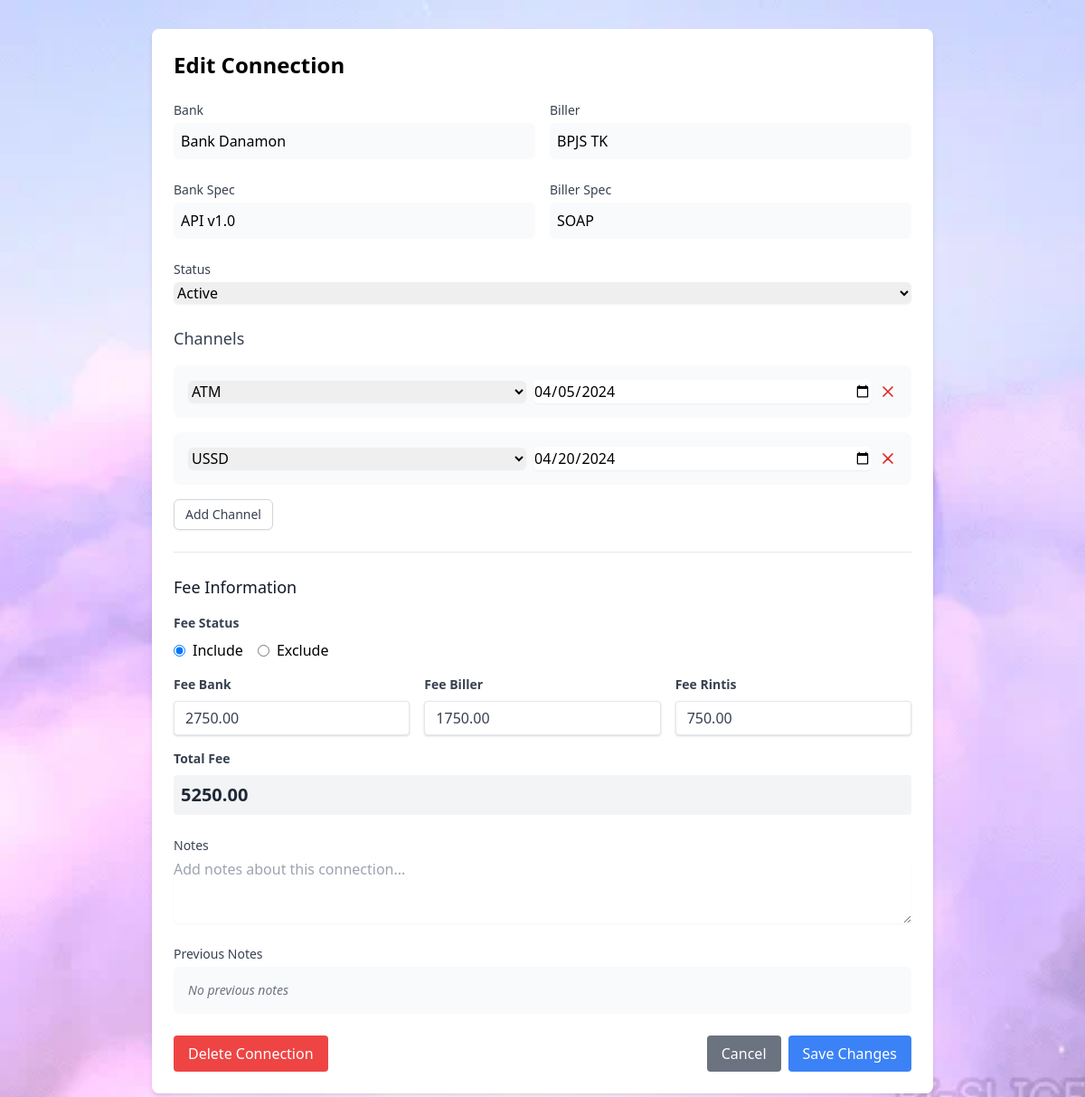
/edit_connection.php?id=17 (signed in), run on the app's committed database.
### tables this page shows
CREATE TABLE `prima_data` (
    `id` int(11) NOT NULL AUTO_INCREMENT,
    `bank_id` BIGINT NOT NULL,
    `biller_id` BIGINT NOT NULL,
    `bank_spec_id` int(11) NOT NULL,
    `biller_spec_id` int(11) NOT NULL,
    `status` enum('active','inactive') NOT NULL DEFAULT 'active',
    `fee_bank` DECIMAL(10,2) DEFAULT 0.00,
    `fee_biller` DECIMAL(10,2) DEFAULT 0.00,
    `fee_rintis` DECIMAL(10,2) DEFAULT 0.00,
    `fee_included` TINYINT(1) NOT NULL DEFAULT 1,
    `admin_fee` DECIMAL(10,2) DEFAULT 0.00,
    `notes` TEXT DEFAULT NULL,
    `created_by` INT NOT NULL,
    `updated_by` INT NOT NULL,
    `created_at` TIMESTAMP DEFAULT CURRENT_TIMESTAMP,
    `updated_at` TIMESTAMP DEFAULT CURRENT_TIMESTAMP ON UPDATE CURRENT_TIMESTAMP,
    PRIMARY KEY (`id`),
    FOREIGN KEY (bank_id) REFERENCES banks(id),
    FOREIGN KEY (biller_id) REFERENCES billers(id),
    FOREIGN KEY (bank_spec_id) REFERENCES specs(id),
    FOREIGN KEY (biller_spec_id) REFERENCES specs(id),
    FOREIGN KEY (created_by) REFERENCES users(id),
    FOREIGN KEY (updated_by) REFERENCES users(id)
);

CREATE TABLE `banks` (
    `id` BIGINT NOT NULL AUTO_INCREMENT,
    `bank_id` VARCHAR(10) NOT NULL,
    `name` varchar(255) NOT NULL,
    `spec_id` INT NOT NULL,
    `created_by` INT NOT NULL,
    `created_at` TIMESTAMP DEFAULT CURRENT_TIMESTAMP,
    PRIMARY KEY (`id`),
    UNIQUE KEY `unique_bank_spec` (`bank_id`, `spec_id`),
    FOREIGN KEY (spec_id) REFERENCES specs(id),
    FOREIGN KEY (created_by) REFERENCES users(id)
);

CREATE TABLE `billers` (
    `id` BIGINT NOT NULL AUTO_INCREMENT,
    `biller_id` VARCHAR(10) NOT NULL,
    `name` varchar(255) NOT NULL,
    `spec_id` INT NOT NULL,
    `created_by` INT NOT NULL,
    `created_at` TIMESTAMP DEFAULT CURRENT_TIMESTAMP,
    PRIMARY KEY (`id`),
    UNIQUE KEY `unique_biller_spec` (`biller_id`, `spec_id`),
    FOREIGN KEY (spec_id) REFERENCES specs(id),
    FOREIGN KEY (created_by) REFERENCES users(id)
);

CREATE TABLE `specs` (
    `id` int(11) NOT NULL AUTO_INCREMENT,
    `name` varchar(255) NOT NULL,
    `created_by` INT NOT NULL,
    `created_at` TIMESTAMP DEFAULT CURRENT_TIMESTAMP,
    PRIMARY KEY (`id`),
    FOREIGN KEY (created_by) REFERENCES users(id)
);

CREATE TABLE `connection_channels` (
    `id` int(11) NOT NULL AUTO_INCREMENT,
    `prima_data_id` int(11) NOT NULL,
    `channel_id` int(11) NOT NULL,
    `date_live` date NOT NULL,
    `status` enum('active','inactive') NOT NULL DEFAULT 'active',
    `created_by` INT NOT NULL,
    `updated_by` INT NOT NULL,
    `created_at` TIMESTAMP DEFAULT CURRENT_TIMESTAMP,
    `updated_at` TIMESTAMP DEFAULT CURRENT_TIMESTAMP ON UPDATE CURRENT_TIMESTAMP,
    PRIMARY KEY (`id`),
    FOREIGN KEY (prima_data_id) REFERENCES prima_data(id),
    FOREIGN KEY (channel_id) REFERENCES channels(id),
    FOREIGN KEY (created_by) REFERENCES users(id),
    FOREIGN KEY (updated_by) REFERENCES users(id)
);

CREATE TABLE `channels` (
    `id` int(11) NOT NULL AUTO_INCREMENT,
    `name` varchar(255) NOT NULL,
    `description` TEXT DEFAULT NULL,
    `created_by` INT NOT NULL,
    `updated_by` INT NOT NULL,
    `created_at` TIMESTAMP DEFAULT CURRENT_TIMESTAMP,
    `updated_at` TIMESTAMP DEFAULT CURRENT_TIMESTAMP ON UPDATE CURRENT_TIMESTAMP,
    PRIMARY KEY (`id`),
    FOREIGN KEY (created_by) REFERENCES users(id),
    FOREIGN KEY (updated_by) REFERENCES users(id)
);

### public/edit_connection.php (the view, shortened to what the rows shown need)
<?php
$database = new Database();
$pdo = $database->getConnection();
$id = $_GET['id'] ?? 0;
$stmt = $pdo->prepare("SELECT pd.*,
    b.name as bank_name,
    bl.name as biller_name,
    bs.name as bank_spec_name,
    bls.name as biller_spec_name
    FROM prima_data pd
    LEFT JOIN banks b ON pd.bank_id = b.id
    LEFT JOIN billers bl ON pd.biller_id = bl.id
    LEFT JOIN specs bs ON pd.bank_spec_id = bs.id
    LEFT JOIN specs bls ON pd.biller_spec_id = bls.id
    WHERE pd.id = ?");
$stmt->execute([$id]);
$connection = $stmt->fetch(PDO::FETCH_ASSOC);
?>
<!DOCTYPE html>
<html lang="en">
<head>
    <link href="https://cdn.jsdelivr.net/npm/tailwindcss@2.2.19/dist/tailwind.min.css" rel="stylesheet">
</head>
<body style="background-image: url('./assets/images/edit.webp'); background-repeat: repeat; background-size: cover;">
<div class="container mx-auto px-4 py-8 max-w-4xl">
<div class="bg-white rounded-lg shadow-md p-6 mx-auto">
            <h2 class="text-2xl font-bold mb-6">Edit Connection</h2>
            <form id="editConnectionForm" method="POST" class="space-y-6">
                <div class="grid grid-cols-2 gap-4">
                    <div>
                        <label class="block text-sm font-medium text-gray-700">Bank</label>
                        <div class="mt-1 p-2 bg-gray-50 rounded-md">
                            <?php echo htmlspecialchars($connection['bank_name']); ?>
                        </div>
                    </div>
                    <div>
                        <label class="block text-sm font-medium text-gray-700">Biller</label>
                        <div class="mt-1 p-2 bg-gray-50 rounded-md">
                            <?php echo htmlspecialchars($connection['biller_name']); ?>
                        </div>
                    </div>
                </div>
                <div class="grid grid-cols-2 gap-4">
                    <div>
                        <label class="block text-sm font-medium text-gray-700">Bank Spec</label>
                        <div class="mt-1 p-2 bg-gray-50 rounded-md">
                            <?php echo htmlspecialchars($connection['bank_spec_name']); ?>
                        </div>
                    </div>
                    <div>
                        <label class="block text-sm font-medium text-gray-700">Biller Spec</label>
                        <div class="mt-1 p-2 bg-gray-50 rounded-md">
                            <?php echo htmlspecialchars($connection['biller_spec_name']); ?>
                        </div>
                    </div>
                </div>
                <div>
                    <label class="block text-sm font-medium text-gray-700">Status</label>
                    <select name="status" class="mt-1 block w-full rounded-md border-gray-300 shadow-sm" required>
                        <option value="active" <?php echo $connection['status'] == 'active' ? 'selected' : ''; ?>>Active</option>
                    </select>
                </div>
                <div class="mt-6">
                    <div id="channelContainer" class="space-y-4">
                        <?php
                        $stmt = $pdo->prepare("
                            SELECT cc.*, ch.name as channel_name
                            FROM connection_channels cc
                            JOIN channels ch ON cc.channel_id = ch.id
                            WHERE cc.prima_data_id = ?
                            ORDER BY cc.date_live
                        ");
                        $stmt->execute([$id]);
                        $existing_channels = $stmt->fetchAll(PDO::FETCH_ASSOC);
                        $stmt = $pdo->query("SELECT * FROM channels ORDER BY name");
                        $all_channels = $stmt->fetchAll(PDO::FETCH_ASSOC);
                        foreach ($existing_channels as $channel): ?>
                            <div class="channel-entry bg-gray-50 p-4 rounded-lg">
                                <div class="flex items-center justify-between">
                                    <div class="flex-1">
                                        <select name="channels[]" class="w-full rounded-md border-gray-300 shadow-sm mr-2">
                                            <?php foreach ($all_channels as $ch): ?>
                                                <option value="<?php echo $ch['id']; ?>"
                                                    <?php echo $ch['id'] == $channel['channel_id'] ? 'selected' : ''; ?>>
                                                    <?php echo htmlspecialchars($ch['name']); ?>
                                                </option>
                                            <?php endforeach; ?>
                                        </select>
                                    </div>
                                    <div class="flex-1 ml-2">
                                        <input type="date" name="channel_dates[]"
                                            value="<?php echo $channel['date_live']; ?>"
                                            class="w-full rounded-md border-gray-300 shadow-sm"
                                            required>
                                    </div>
                                    <button type="button" onclick="removeChannel(this)"
                                            class="ml-2 text-red-600 hover:text-red-800">
                                        <svg class="w-5 h-5" fill="none" stroke="currentColor" viewBox="0 0 24 24">
                                            <path stroke-linecap="round" stroke-linejoin="round" stroke-width="2" d="M6 18L18 6M6 6l12 12"/>
                                        </svg>
                                    </button>
                                </div>
                            </div>
                        <?php endforeach; ?>
                    </div>
                </div>
                <div class="mt-6 border-t pt-6">
                    <div class="mb-4">
                        <div class="flex space-x-4">
                            <label class="inline-flex items-center">
                                <input type="radio" name="fee_inclusion" value="include"
                                    <?php echo $connection['fee_included'] == 1 ? 'checked' : ''; ?>
                                    class="form-radio text-blue-600">
                                <span class="ml-2">Include</span>
                            </label>
                            <label class="inline-flex items-center">
                                <input type="radio" name="fee_inclusion" value="exclude"
                                    <?php echo $connection['fee_included'] == 0 ? 'checked' : ''; ?>
                                    class="form-radio text-blue-600">
                                <span class="ml-2">Exclude</span>
                            </label>
                        </div>
                    </div>
                    <div class="grid grid-cols-3 gap-4">
                        <div>
                            <label class="block text-gray-700 text-sm font-bold mb-2" for="fee_bank">
                                Fee Bank
                            </label>
                            <input type="number"
                                name="fee_bank"
                                id="fee_bank"
                                step="0.01"
                                min="0"
                                value="<?php echo number_format((float)$connection['fee_bank'], 2, '.', ''); ?>"
                                class="shadow appearance-none border rounded w-full py-2 px-3 text-gray-700 leading-tight focus:outline-none focus:shadow-outline"
                                oninput="calculateTotalFee()">
                        </div>
                        <div>
                            <label class="block text-gray-700 text-sm font-bold mb-2" for="fee_biller">
                                Fee Biller
                            </label>
                            <input type="number"
                                name="fee_biller"
                                id="fee_biller"
                                step="0.01"
                                min="0"
                                value="<?php echo number_format((float)$connection['fee_biller'], 2, '.', ''); ?>"
                                class="shadow appearance-none border rounded w-full py-2 px-3 text-gray-700 leading-tight focus:outline-none focus:shadow-outline"
                                oninput="calculateTotalFee()">
                        </div>
                        <div>
                            <label class="block text-gray-700 text-sm font-bold mb-2" for="fee_rintis">
                                Fee Rintis
                            </label>
                            <input type="number"
                                name="fee_rintis"
                                id="fee_rintis"
                                step="0.01"
                                min="0"
                                value="<?php echo number_format((float)$connection['fee_rintis'], 2, '.', ''); ?>"
                                class="shadow appearance-none border rounded w-full py-2 px-3 text-gray-700 leading-tight focus:outline-none focus:shadow-outline"
                                oninput="calculateTotalFee()">
                        </div>
                    </div>
                    <div class="mt-4">
                        <label class="block text-gray-700 text-sm font-bold mb-2">Total Fee</label>
                        <div id="total_fee" class="text-xl font-bold text-gray-800 bg-gray-100 p-2 rounded">
                            <?php
                            $total = (float)$connection['fee_bank'] +
                                    (float)$connection['fee_biller'] +
                                    (float)$connection['fee_rintis'];
                            echo number_format($total, 2);
                            ?>
                        </div>
                    </div>
                </div>
            </form>
        </div>
    </div>
</body>
</html>

### data on the page
prima_data: bank.name "Bank Danamon", biller.name "BPJS TK", bank_spec.name "API v1.0", biller_spec.name "SOAP", status "Active", fee_included "☑ Include", fee_included "☐ Exclude", fee_bank "2750.00", fee_biller "1750.00", fee_rintis "750.00", total "5250.00"
connection_channels: channel.name "ATM", date_live "04/05/2024"
connection_channels: channel.name "USSD", date_live "04/20/2024"
